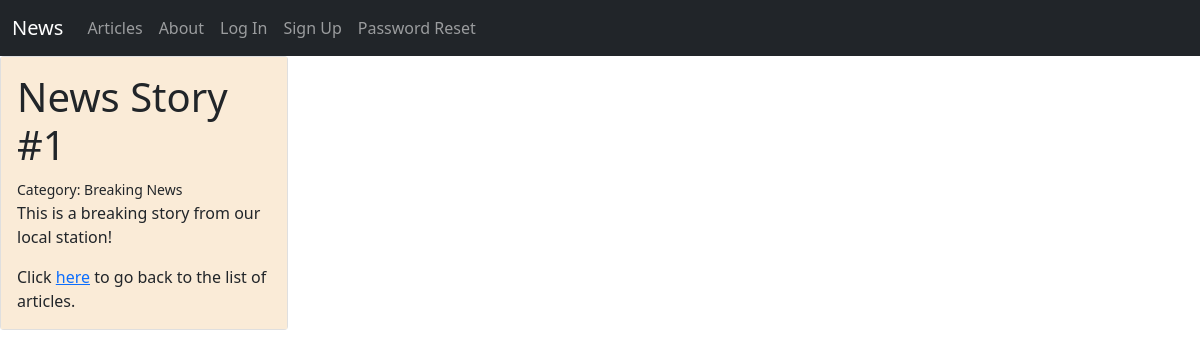
/articles/1/, run on the app's committed database.
### articles/models.py (models this page shows, shortened)
class Article(models.Model):
    title = models.CharField(max_length=128)
    author = models.ForeignKey(
        get_user_model(),
        on_delete=models.CASCADE
    )
    text = models.TextField()
    created_on = models.DateTimeField(auto_now_add=True)
    theme = models.ForeignKey(
        Theme,
        on_delete=models.CASCADE
    )

class Theme(models.Model):
    description = models.CharField(max_length=512)
    def __str__(self):
        return self.description

### articles/views.py (the view)
# urls.py: path('<int:pk>/', ArticleDetailView.as_view(), name='article_detail'),
class ArticleDetailView(DetailView):
    template_name = "articles/detail.html"
    model = Article

### templates/articles/detail.html (shortened to what this page needs)
{% extends 'base.html' %}
{% load static %}
{% block content %}
<div class="card" style="width: 18rem;">
    <div class="card-body">
      <h1 class="card-title">{{ article.title }}</h1>
      <small>Category: {{ article.theme  }}</small>
      <p class="card-text">{{ article.text }}</p>
      Click <a href="{% url 'article_list' %}">here</a> to go back to the list of articles.
    </div>
  </div>
{% endblock content %}

### static/css/base.css (style rules this page uses)
html { height: 100%; margin: 0; padding: 0; }
body { min-height: auto; margin: 0; padding: 0; }
.card-body { background-color: antiquewhite; }

### data on the page
Article: title "News Story #1", theme "Breaking News", text "This is a breaking story from our local station!"
